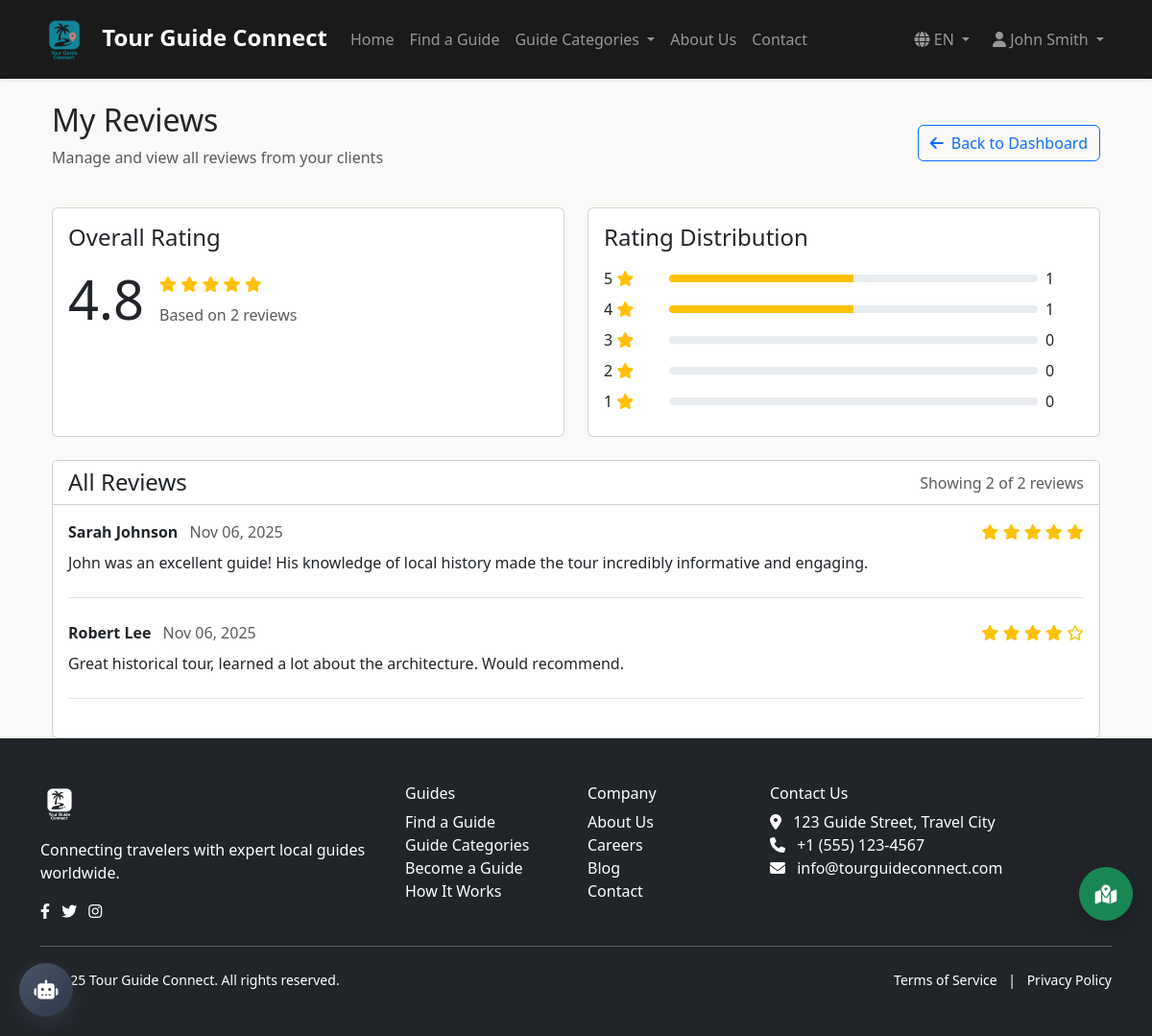
/guide/reviews (signed in), run on the app's committed database.
### tables this page shows
CREATE TABLE guide_profiles (
    id INT AUTO_INCREMENT PRIMARY KEY,
    user_id INT NOT NULL UNIQUE,
    bio TEXT NOT NULL,
    location VARCHAR(100) NOT NULL,
    experience_years INT NOT NULL DEFAULT 0,
    hourly_rate DECIMAL(10, 2) NOT NULL,
    daily_rate DECIMAL(10, 2) NOT NULL,
    available BOOLEAN NOT NULL DEFAULT TRUE,
    featured BOOLEAN NOT NULL DEFAULT FALSE,
    availability_calendar JSON NULL,
    avg_rating DECIMAL(3, 2) DEFAULT 0,
    total_reviews INT DEFAULT 0,
    verified BOOLEAN NOT NULL DEFAULT FALSE,
    certification_info TEXT NULL,
    payment_info TEXT NULL,
    profile_image VARCHAR(255) DEFAULT NULL,
    FOREIGN KEY (user_id) REFERENCES users(id) ON DELETE CASCADE
);

CREATE TABLE guide_reviews (
    id INT AUTO_INCREMENT PRIMARY KEY,
    guide_id INT NOT NULL,
    user_id INT NOT NULL,
    rating INT NOT NULL CHECK (rating BETWEEN 1 AND 5),
    review_text TEXT NULL,
    created_at TIMESTAMP DEFAULT CURRENT_TIMESTAMP,
    updated_at TIMESTAMP DEFAULT CURRENT_TIMESTAMP ON UPDATE CURRENT_TIMESTAMP,
    status ENUM('pending', 'approved', 'rejected') NOT NULL DEFAULT 'pending',
    helpful_votes INT DEFAULT 0,
    FOREIGN KEY (guide_id) REFERENCES guide_profiles(id) ON DELETE CASCADE,
    FOREIGN KEY (user_id) REFERENCES users(id) ON DELETE CASCADE
);

CREATE TABLE users (
    id INT AUTO_INCREMENT PRIMARY KEY,
    name VARCHAR(100) NOT NULL,
    email VARCHAR(100) NOT NULL UNIQUE,
    google_id VARCHAR(255) NULL,
    password VARCHAR(255) NOT NULL,
    user_type ENUM('user', 'guide', 'admin') NOT NULL DEFAULT 'user',
    profile_image VARCHAR(255) DEFAULT 'default.jpg',
    created_at TIMESTAMP DEFAULT CURRENT_TIMESTAMP,
    updated_at TIMESTAMP DEFAULT CURRENT_TIMESTAMP ON UPDATE CURRENT_TIMESTAMP,
    last_login TIMESTAMP NULL,
    status ENUM('active', 'inactive', 'pending', 'banned') NOT NULL DEFAULT 'pending',
    verification_token VARCHAR(100) NULL,
    reset_token VARCHAR(100) NULL,
    reset_token_expires TIMESTAMP NULL,
    phone VARCHAR(20) NULL,
    address TEXT NULL,
    hobbies TEXT NULL,
    UNIQUE INDEX google_id_idx (google_id)
);

### app/controllers/GuideController.php (called while the page is built, shortened)
<?php
class GuideController
{
    private $userModel;
    private $guideModel;
    public function __construct()
    {
        $this->userModel = new UserModel();
        $this->guideModel = new GuideModel();
    }
    private function getGuideProfile($userId)
    {
        if ($this->guideModel && method_exists($this->guideModel, 'getGuideProfileByUserId')) {
            return $this->guideModel->getGuideProfileByUserId($userId);
        }
         $db = new Database();
        $db->query('
            SELECT g.*, u.name, u.email, u.profile_image, u.created_at
            FROM guide_profiles g
            JOIN users u ON g.user_id = u.id
            WHERE u.id = :user_id
        ');
        $db->bind(':user_id', $userId);
        return $db->single();
    }
    private function getApprovedReviewCount($guideId)
    {
        if ($this->guideModel && method_exists($this->guideModel, 'getApprovedReviewCount')) {
            return $this->guideModel->getApprovedReviewCount($guideId);
        }
        $db = new Database();
        $db->query('
            SELECT COUNT(*) as count
            FROM guide_reviews
            WHERE guide_id = :guide_id AND status = "approved"
        ');
        $db->bind(':guide_id', $guideId);
        $result = $db->single();
        return $result ? $result->count : 0;
    }
    public function reviewsList()
    {
        $user = $this->userModel->findUserById($_SESSION['user_id']);
        $guide = $this->getGuideProfile($user->id);
        $reviews = $this->guideModel->getGuideReviews($guide->id);
        $reviewCount = $this->getApprovedReviewCount($guide->id);
        $data = [
            'title' => 'My Reviews',
            'guide' => $guide,
            'reviews' => $reviews,
            'total_reviews' => $reviewCount
        ];
        $this->loadView('tourGuides/GuideDashboard/reviews', $data);
    }
    private function loadView($view, $data = [])
    {
        extract($data);
        require_once VIEW_PATH . '/shares/header.php';
        require_once VIEW_PATH . '/' . $view . '.php';
        require_once VIEW_PATH . '/shares/footer.php';
    }
}

### index.php (called while the page is built, shortened)
<?php
require_once APP_PATH . '/config/database.php';
require_once HELPER_PATH . '/functions.php';
spl_autoload_register(function($className) {
    if (substr($className, -5) === 'Model') {
        $file = MODEL_PATH . '/' . $className . '.php';
        if (file_exists($file)) {
            return;
        }
    }
});
$uri = $_SERVER['REQUEST_URI'];
$base = dirname($_SERVER['SCRIPT_NAME']);
if (strpos($uri, $base) === 0) {
    $uri = substr($uri, strlen($base));
}
$uri = rtrim($uri, '/');
require_once APP_PATH . '/route.php';
handle_custom_routes(trim($uri, '/'), $routes);

### app/helpers/functions.php (called while the page is built, shortened)
<?php
function url($path = '') {
    return URL_ROOT . '/' . $path;
}

### app/config/database.php (called while the page is built, shortened)
<?php
class Database {
    private $host = DB_HOST;
    private $user = DB_USER;
    private $pass = DB_PASS;
    private $dbname = DB_NAME;
    private $dbh;
    private $stmt;
    public function __construct() {
        $dsn = 'mysql:host=' . $this->host . ';dbname=' . $this->dbname . ';charset=utf8mb4';
        $options = [
            PDO::ATTR_PERSISTENT => true,
            PDO::ATTR_ERRMODE => PDO::ERRMODE_EXCEPTION,
            PDO::ATTR_DEFAULT_FETCH_MODE => PDO::FETCH_OBJ,
            PDO::ATTR_EMULATE_PREPARES => false
        ];
        try {
            $this->dbh = new PDO($dsn, $this->user, $this->pass, $options);
        } catch(PDOException $e) {
            $this->error = $e->getMessage();
            error_log('Database Connection Error: ' . $this->error);
            echo '<div style="background-color: #f8d7da; color: #721c24; padding: 10px; margin: 10px 0; border: 1px solid #f5c6cb; border-radius: 5px;">';
            echo '<h3>Database Connection Error</h3>';
            echo '<p>Unable to connect to the database. Please try again later or contact the administrator.</p>';
            if (defined('ENVIRONMENT') && ENVIRONMENT === 'development') {
                echo '<p><strong>Error:</strong> ' . $this->error . '</p>';
            }
            echo '</div>';
            exit;
        }
    }
    public function query($sql) {
        $this->stmt = $this->dbh->prepare($sql);
    }
    public function bind($param, $value, $type = null) {
        if(is_null($type)) {
            switch(true) {
                case is_int($value):
                    $type = PDO::PARAM_INT;
                    break;
            }
        }
        $this->stmt->bindValue($param, $value, $type);
    }
    public function execute() {
        return $this->stmt->execute();
    }
    public function resultSet() {
        $this->execute();
        return $this->stmt->fetchAll();
    }
    public function single() {
        $this->execute();
        return $this->stmt->fetch();
    }
}

### app/models/UserModel.php (called while the page is built, shortened)
<?php
class UserModel
{
    private $db;
    public function __construct()
    {
        $this->db = new Database();
    }
    public function findUserById($id)
    {
        $this->db->query('SELECT * FROM users WHERE id = :id');
        $this->db->bind(':id', $id);
        $row = $this->db->single();
        return $row ? $row : false;
    }
}

### app/models/GuideModel.php (called while the page is built, shortened)
<?php
class GuideModel
{
    private $db;
    public function __construct()
    {
        $this->db = new Database();
    }
    public function getApprovedReviewCount($guideId)
    {
        $this->db->query('
            SELECT COUNT(*) as count
            FROM guide_reviews
            WHERE guide_id = :guide_id AND status = "approved"
        ');
        $this->db->bind(':guide_id', $guideId);
        $result = $this->db->single();
        return $result ? $result->count : 0;
    }
    public function getGuideReviews($guideId, $limit = null, $offset = null)
    {
        $sql = '
            SELECT r.*, u.name
            FROM guide_reviews r
            JOIN users u ON r.user_id = u.id
            WHERE r.guide_id = :guide_id AND r.status = "approved"
            ORDER BY r.created_at DESC
        ';
        $this->db->query($sql);
        $this->db->bind(':guide_id', $guideId);
        return $this->db->resultSet();
    }
    public function getGuideProfileByUserId($userId)
    {
        $this->db->query('
            SELECT g.*, u.name, u.email, u.profile_image, u.created_at
            FROM guide_profiles g
            JOIN users u ON g.user_id = u.id
            WHERE u.id = :user_id
        ');
        $this->db->bind(':user_id', $userId);
        return $this->db->single();
    }
}

### app/views/tourGuides/GuideDashboard/reviews.php (the view, shortened to what this page needs)
<div class="container mt-4">
    <div class="row">
        <div class="col-md-12">
            <div class="d-flex justify-content-between align-items-center mb-4">
                <div>
                    <h2>My Reviews</h2>
                    <p class="text-muted">Manage and view all reviews from your clients</p>
                </div>
                <a href="<?php echo url('guide/dashboard'); ?>" class="btn btn-outline-primary">
                    <i class="fas fa-arrow-left me-2"></i>Back to Dashboard
                </a>
            </div>
            <div class="row mb-4">
                <div class="col-md-6">
                    <div class="card h-100">
                        <div class="card-body">
                            <h4 class="card-title mb-3">Overall Rating</h4>
                            <div class="d-flex align-items-center">
                                <div class="display-4 me-3"><?php echo number_format($guide->avg_rating, 1); ?></div>
                                <div>
                                    <div class="mb-2">
                                        <?php for($i = 1; $i <= 5; $i++): ?>
                                            <?php if($i <= round($guide->avg_rating)): ?>
                                                <i class="fas fa-star text-warning"></i>
                                            <?php else: ?>
                                                <i class="far fa-star text-warning"></i>
                                            <?php endif; ?>
                                        <?php endfor; ?>
                                    </div>
                                    <div class="text-muted">
                                        Based on <?php echo $total_reviews; ?> <?php echo $total_reviews == 1 ? 'review' : 'reviews'; ?>
                                    </div>
                                </div>
                            </div>
                        </div>
                    </div>
                </div>
                <div class="col-md-6">
                    <div class="card h-100">
                        <div class="card-body">
                            <h4 class="card-title mb-3">Rating Distribution</h4>
                            <?php
                            $ratingCounts = array_fill(1, 5, 0);
                            foreach ($reviews as $review) {
                                $ratingCounts[$review->rating]++;
                            }
                            for ($i = 5; $i >= 1; $i--):
                                $percentage = $total_reviews > 0 ? ($ratingCounts[$i] / $total_reviews) * 100 : 0;
                            ?>
                                <div class="mb-2">
                                    <div class="d-flex align-items-center">
                                        <div class="me-2" style="width: 60px;">
                                            <?php echo $i; ?> <i class="fas fa-star text-warning"></i>
                                        </div>
                                        <div class="progress flex-grow-1" style="height: 8px;">
                                            <div class="progress-bar bg-warning" role="progressbar"
                                                 style="width: <?php echo $percentage; ?>%"
                                                 aria-valuenow="<?php echo $percentage; ?>"
                                                 aria-valuemin="0"
                                                 aria-valuemax="100"></div>
                                        </div>
                                        <div class="ms-2" style="width: 40px;">
                                            <?php echo $ratingCounts[$i]; ?>
                                        </div>
                                    </div>
                                </div>
                            <?php endfor; ?>
                        </div>
                    </div>
                </div>
            </div>
            <div class="card">
                <div class="card-header bg-white d-flex justify-content-between align-items-center">
                    <h4 class="mb-0">All Reviews</h4>
                    <div class="text-muted">
                        Showing <?php echo count($reviews); ?> of <?php echo $total_reviews; ?> reviews
                    </div>
                </div>
                <div class="card-body">
                    <?php if(!empty($reviews)): ?>
                        <?php foreach($reviews as $review): ?>
                            <div class="mb-4 pb-4 border-bottom">
                                <div class="d-flex justify-content-between mb-2">
                                    <div>
                                        <span class="fw-bold"><?php echo htmlspecialchars($review->name); ?></span>
                                        <span class="text-muted ms-2"><?php echo date('M d, Y', strtotime($review->created_at)); ?></span>
                                    </div>
                                    <div>
                                        <?php for($i = 1; $i <= 5; $i++): ?>
                                            <?php if($i <= $review->rating): ?>
                                                <i class="fas fa-star text-warning"></i>
                                            <?php else: ?>
                                                <i class="far fa-star text-warning"></i>
                                            <?php endif; ?>
                                        <?php endfor; ?>
                                    </div>
                                </div>
                                <p class="mb-0"><?php echo htmlspecialchars($review->review_text); ?></p>
                            </div>
                        <?php endforeach; ?>
                    <?php else: ?>
                        <div class="alert alert-info mb-0">
                            <i class="fas fa-info-circle me-2"></i> You don't have any reviews yet.
                        </div>
                    <?php endif; ?>
                </div>
            </div>
        </div>
    </div>
</div>

### app/route.php (shortened to what this page needs)
<?php
function handle_custom_routes($uri, $routes) {
    foreach ($routes as $route) {
        if (preg_match($route['pattern'], $uri, $matches)) {
            $controller = new $route['controller']();
            $params = [];
            call_user_func_array([$controller, $route['method']], $params);
            exit;
        }
    }
}

### public/css/style.css (style rules this page uses)
:root { --primary-green: #4CAF50; --orange: #FF9800; --dark-bg: #1a1a1a; --darker-bg: #2a2a2a; --light-gray: #f5f5f5; --warm-beige: #faf9f7; --warm-cream: #fffef9; }
html { overflow-x: hidden; }
body { background-color: var(--warm-beige) !important; min-height: 100vh; overflow-x: hidden; }
* { transition: color 0.3s ease, background-color 0.3s ease; }
.card { background-color: #ffffff !important; }

### data on the page
guide_profiles: avg_rating "4.8"
guide_reviews: user.name "Sarah Johnson", created_at "Nov 06, 2025", rating 5 (drawn), review_text "John was an excellent guide! His knowledge of local history made the tour incredibly informative and engaging."
guide_reviews: user.name "Robert Lee", created_at "Nov 06, 2025", rating 4 (drawn), review_text "Great historical tour, learned a lot about the architecture. Would recommend."

### other printed values
$ratingCounts[$i] "1"
$ratingCounts[$i] "0"
count($reviews) "2"
